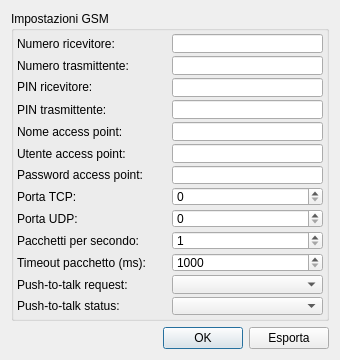
<?xml version="1.0" encoding="UTF-8"?>
<ui version="4.0">
 <class>GSMSettings</class>
 <widget class="QDialog" name="GSMSettings">
  <property name="geometry">
   <rect>
    <x>0</x>
    <y>0</y>
    <width>340</width>
    <height>360</height>
   </rect>
  </property>
  <property name="minimumSize">
   <size>
    <width>340</width>
    <height>360</height>
   </size>
  </property>
  <property name="maximumSize">
   <size>
    <width>340</width>
    <height>360</height>
   </size>
  </property>
  <property name="windowTitle">
   <string>Impostazioni GSM</string>
  </property>
  <property name="windowIcon">
   <iconset resource="../Resource.qrc">
    <normaloff>:/images/icons/gsm.png</normaloff>:/images/icons/gsm.png</iconset>
  </property>
  <layout class="QGridLayout" name="gridLayout">
   <item row="0" column="0">
    <widget class="QGroupBox" name="groupBox">
     <property name="title">
      <string>Impostazioni GSM</string>
     </property>
     <layout class="QVBoxLayout" name="verticalLayout">
      <property name="spacing">
       <number>3</number>
      </property>
      <property name="leftMargin">
       <number>3</number>
      </property>
      <property name="topMargin">
       <number>3</number>
      </property>
      <property name="rightMargin">
       <number>3</number>
      </property>
      <property name="bottomMargin">
       <number>3</number>
      </property>
      <item>
       <layout class="QHBoxLayout" name="horizontalLayout_12">
        <item>
         <widget class="QLabel" name="label_11">
          <property name="text">
           <string>Numero ricevitore:</string>
          </property>
         </widget>
        </item>
        <item>
         <widget class="QLineEdit" name="receiverNumText">
          <property name="sizePolicy">
           <sizepolicy hsizetype="Preferred" vsizetype="Fixed">
            <horstretch>0</horstretch>
            <verstretch>0</verstretch>
           </sizepolicy>
          </property>
         </widget>
        </item>
       </layout>
      </item>
      <item>
       <layout class="QHBoxLayout" name="horizontalLayout_13">
        <item>
         <widget class="QLabel" name="label_12">
          <property name="text">
           <string>Numero trasmittente:</string>
          </property>
         </widget>
        </item>
        <item>
         <widget class="QLineEdit" name="senderNumText">
          <property name="sizePolicy">
           <sizepolicy hsizetype="Preferred" vsizetype="Fixed">
            <horstretch>0</horstretch>
            <verstretch>0</verstretch>
           </sizepolicy>
          </property>
         </widget>
        </item>
       </layout>
      </item>
      <item>
       <layout class="QHBoxLayout" name="horizontalLayout_2">
        <item>
         <widget class="QLabel" name="label_2">
          <property name="text">
           <string>&lt;html&gt;&lt;head/&gt;&lt;body&gt;&lt;p&gt;PIN ricevitore:&lt;/p&gt;&lt;/body&gt;&lt;/html&gt;</string>
          </property>
         </widget>
        </item>
        <item>
         <widget class="QLineEdit" name="receiverPinText">
          <property name="sizePolicy">
           <sizepolicy hsizetype="Preferred" vsizetype="Fixed">
            <horstretch>0</horstretch>
            <verstretch>0</verstretch>
           </sizepolicy>
          </property>
         </widget>
        </item>
       </layout>
      </item>
      <item>
       <layout class="QHBoxLayout" name="horizontalLayout_4">
        <item>
         <widget class="QLabel" name="label_4">
          <property name="text">
           <string>PIN trasmittente:</string>
          </property>
         </widget>
        </item>
        <item>
         <widget class="QLineEdit" name="senderPinText">
          <property name="sizePolicy">
           <sizepolicy hsizetype="Preferred" vsizetype="Fixed">
            <horstretch>0</horstretch>
            <verstretch>0</verstretch>
           </sizepolicy>
          </property>
         </widget>
        </item>
       </layout>
      </item>
      <item>
       <layout class="QHBoxLayout" name="horizontalLayout_5">
        <item>
         <widget class="QLabel" name="label_5">
          <property name="text">
           <string>Nome access point:</string>
          </property>
         </widget>
        </item>
        <item>
         <widget class="QLineEdit" name="apnNameText">
          <property name="sizePolicy">
           <sizepolicy hsizetype="Preferred" vsizetype="Fixed">
            <horstretch>0</horstretch>
            <verstretch>0</verstretch>
           </sizepolicy>
          </property>
         </widget>
        </item>
       </layout>
      </item>
      <item>
       <layout class="QHBoxLayout" name="horizontalLayout">
        <item>
         <widget class="QLabel" name="label">
          <property name="text">
           <string>Utente access point:</string>
          </property>
         </widget>
        </item>
        <item>
         <widget class="QLineEdit" name="apnUserText">
          <property name="sizePolicy">
           <sizepolicy hsizetype="Preferred" vsizetype="Fixed">
            <horstretch>0</horstretch>
            <verstretch>0</verstretch>
           </sizepolicy>
          </property>
         </widget>
        </item>
       </layout>
      </item>
      <item>
       <layout class="QHBoxLayout" name="horizontalLayout_11">
        <item>
         <widget class="QLabel" name="label_10">
          <property name="text">
           <string>Password access point:</string>
          </property>
         </widget>
        </item>
        <item>
         <widget class="QLineEdit" name="apnPswText">
          <property name="sizePolicy">
           <sizepolicy hsizetype="Preferred" vsizetype="Fixed">
            <horstretch>0</horstretch>
            <verstretch>0</verstretch>
           </sizepolicy>
          </property>
         </widget>
        </item>
       </layout>
      </item>
      <item>
       <layout class="QHBoxLayout" name="horizontalLayout_9">
        <item>
         <widget class="QLabel" name="label_8">
          <property name="text">
           <string>Porta TCP:</string>
          </property>
         </widget>
        </item>
        <item>
         <widget class="QSpinBox" name="TCPportSpin">
          <property name="maximum">
           <number>65534</number>
          </property>
         </widget>
        </item>
       </layout>
      </item>
      <item>
       <layout class="QHBoxLayout" name="horizontalLayout_10">
        <item>
         <widget class="QLabel" name="label_9">
          <property name="text">
           <string>Porta UDP:</string>
          </property>
         </widget>
        </item>
        <item>
         <widget class="QSpinBox" name="UDPportSpin">
          <property name="maximum">
           <number>65534</number>
          </property>
         </widget>
        </item>
       </layout>
      </item>
      <item>
       <layout class="QHBoxLayout" name="horizontalLayout_7">
        <item>
         <widget class="QLabel" name="label_6">
          <property name="text">
           <string>Pacchetti per secondo:</string>
          </property>
         </widget>
        </item>
        <item>
         <widget class="QSpinBox" name="packetPerSecondSpin">
          <property name="minimum">
           <number>1</number>
          </property>
          <property name="maximum">
           <number>100</number>
          </property>
          <property name="displayIntegerBase">
           <number>10</number>
          </property>
         </widget>
        </item>
       </layout>
      </item>
      <item>
       <layout class="QHBoxLayout" name="horizontalLayout_8">
        <item>
         <widget class="QLabel" name="label_7">
          <property name="text">
           <string>Timeout pacchetto (ms):</string>
          </property>
         </widget>
        </item>
        <item>
         <widget class="QSpinBox" name="packetTimeOutSpin">
          <property name="minimum">
           <number>1000</number>
          </property>
          <property name="maximum">
           <number>100000</number>
          </property>
         </widget>
        </item>
       </layout>
      </item>
      <item>
       <layout class="QHBoxLayout" name="horizontalLayout_14">
        <item>
         <widget class="QLabel" name="label_13">
          <property name="text">
           <string>Push-to-talk request:</string>
          </property>
         </widget>
        </item>
        <item>
         <widget class="QComboBox" name="pttReqCombo"/>
        </item>
       </layout>
      </item>
      <item>
       <layout class="QHBoxLayout" name="horizontalLayout_15">
        <item>
         <widget class="QLabel" name="label_14">
          <property name="text">
           <string>&lt;html&gt;&lt;head/&gt;&lt;body&gt;&lt;p&gt;Push-to-talk status:&lt;/p&gt;&lt;/body&gt;&lt;/html&gt;</string>
          </property>
         </widget>
        </item>
        <item>
         <widget class="QComboBox" name="pttStatCombo"/>
        </item>
       </layout>
      </item>
      <item>
       <spacer name="verticalSpacer">
        <property name="orientation">
         <enum>Qt::Vertical</enum>
        </property>
        <property name="sizeHint" stdset="0">
         <size>
          <width>20</width>
          <height>40</height>
         </size>
        </property>
       </spacer>
      </item>
     </layout>
    </widget>
   </item>
   <item row="1" column="0">
    <layout class="QHBoxLayout" name="horizontalLayout_6">
     <item>
      <spacer name="horizontalSpacer">
       <property name="orientation">
        <enum>Qt::Horizontal</enum>
       </property>
       <property name="sizeHint" stdset="0">
        <size>
         <width>40</width>
         <height>20</height>
        </size>
       </property>
      </spacer>
     </item>
     <item>
      <widget class="QPushButton" name="OKButton">
       <property name="text">
        <string>OK</string>
       </property>
      </widget>
     </item>
     <item>
      <widget class="QPushButton" name="exportButton">
       <property name="text">
        <string>Esporta</string>
       </property>
      </widget>
     </item>
    </layout>
   </item>
  </layout>
 </widget>
 <resources>
  <include location="../Resource.qrc"/>
 </resources>
 <connections/>
</ui>
